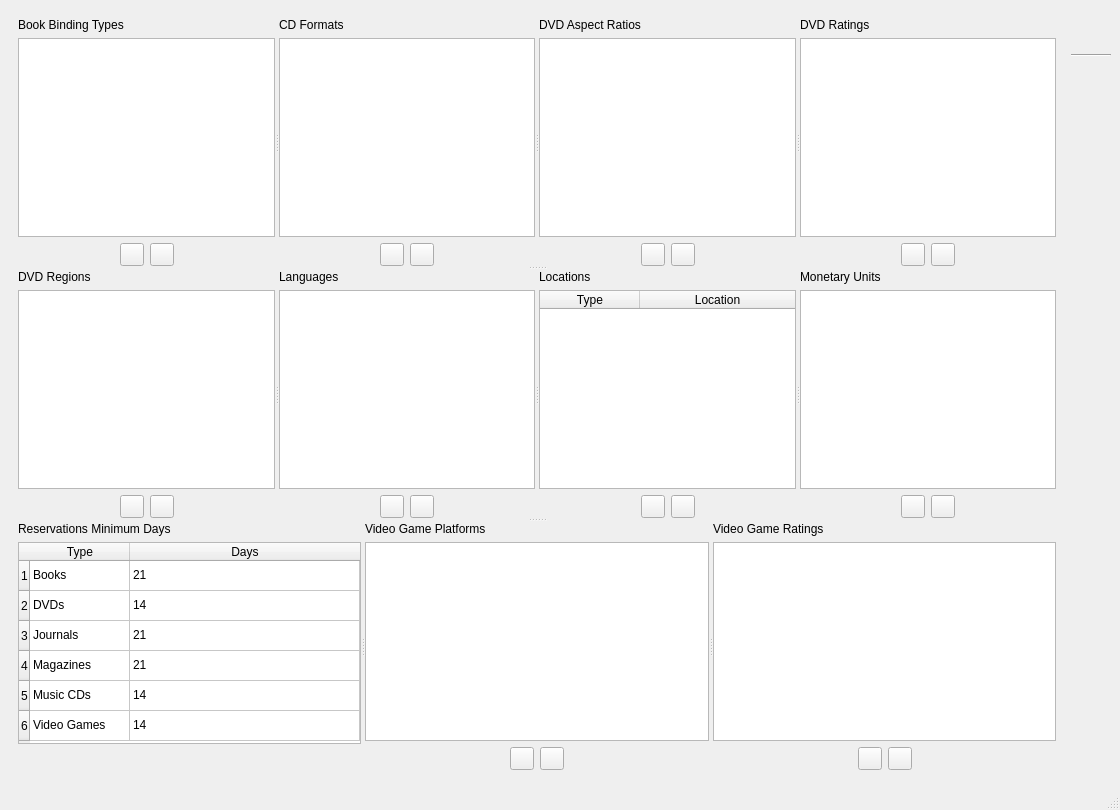
<?xml version="1.0" encoding="UTF-8"?>
<ui version="4.0">
 <class>dbEnumerations</class>
 <widget class="QMainWindow" name="dbEnumerations">
  <property name="geometry">
   <rect>
    <x>0</x>
    <y>0</y>
    <width>1120</width>
    <height>810</height>
   </rect>
  </property>
  <property name="windowTitle">
   <string>BiblioteQ: Database Enumerations Browser</string>
  </property>
  <property name="windowIcon">
   <iconset resource="../Icons/icons.qrc">
    <normaloff>:/book.png</normaloff>:/book.png</iconset>
  </property>
  <widget class="QWidget" name="centralwidget">
   <layout class="QHBoxLayout">
    <item>
     <widget class="QFrame" name="frame">
      <layout class="QHBoxLayout" name="horizontalLayout_8">
       <item>
        <widget class="QSplitter" name="splitter_4">
         <property name="orientation">
          <enum>Qt::Vertical</enum>
         </property>
         <widget class="QSplitter" name="splitter">
          <property name="orientation">
           <enum>Qt::Horizontal</enum>
          </property>
          <widget class="QWidget" name="layoutWidget_11">
           <layout class="QVBoxLayout" name="verticalLayout_7">
            <item>
             <widget class="QLabel" name="label_7">
              <property name="text">
               <string>Book Binding Types</string>
              </property>
             </widget>
            </item>
            <item>
             <widget class="QListWidget" name="bookBindingsList"/>
            </item>
            <item>
             <layout class="QHBoxLayout" name="horizontalLayout_7">
              <item>
               <spacer name="horizontalSpacer_13">
                <property name="orientation">
                 <enum>Qt::Horizontal</enum>
                </property>
                <property name="sizeHint" stdset="0">
                 <size>
                  <width>40</width>
                  <height>20</height>
                 </size>
                </property>
               </spacer>
              </item>
              <item>
               <widget class="QToolButton" name="addBookBinding">
                <property name="toolTip">
                 <string>Add CD Format</string>
                </property>
                <property name="icon">
                 <iconset resource="../Icons/icons.qrc">
                  <normaloff>:/16x16/add.png</normaloff>:/16x16/add.png</iconset>
                </property>
                <property name="iconSize">
                 <size>
                  <width>16</width>
                  <height>16</height>
                 </size>
                </property>
               </widget>
              </item>
              <item>
               <widget class="QToolButton" name="removeBookBinding">
                <property name="toolTip">
                 <string>Remove CD Format</string>
                </property>
                <property name="icon">
                 <iconset resource="../Icons/icons.qrc">
                  <normaloff>:/16x16/eraser.png</normaloff>:/16x16/eraser.png</iconset>
                </property>
                <property name="iconSize">
                 <size>
                  <width>16</width>
                  <height>16</height>
                 </size>
                </property>
               </widget>
              </item>
              <item>
               <spacer name="horizontalSpacer_14">
                <property name="orientation">
                 <enum>Qt::Horizontal</enum>
                </property>
                <property name="sizeHint" stdset="0">
                 <size>
                  <width>40</width>
                  <height>20</height>
                 </size>
                </property>
               </spacer>
              </item>
             </layout>
            </item>
           </layout>
          </widget>
          <widget class="QWidget" name="layoutWidget_1">
           <layout class="QVBoxLayout" name="verticalLayout_4">
            <item>
             <widget class="QLabel" name="label_4">
              <property name="text">
               <string>CD Formats</string>
              </property>
             </widget>
            </item>
            <item>
             <widget class="QListWidget" name="cdFormatsList"/>
            </item>
            <item>
             <layout class="QHBoxLayout" name="horizontalLayout_4">
              <item>
               <spacer name="horizontalSpacer_7">
                <property name="orientation">
                 <enum>Qt::Horizontal</enum>
                </property>
                <property name="sizeHint" stdset="0">
                 <size>
                  <width>40</width>
                  <height>20</height>
                 </size>
                </property>
               </spacer>
              </item>
              <item>
               <widget class="QToolButton" name="addCdFormat">
                <property name="toolTip">
                 <string>Add CD Format</string>
                </property>
                <property name="icon">
                 <iconset resource="../Icons/icons.qrc">
                  <normaloff>:/16x16/add.png</normaloff>:/16x16/add.png</iconset>
                </property>
                <property name="iconSize">
                 <size>
                  <width>16</width>
                  <height>16</height>
                 </size>
                </property>
               </widget>
              </item>
              <item>
               <widget class="QToolButton" name="removeCdFormat">
                <property name="toolTip">
                 <string>Remove CD Format</string>
                </property>
                <property name="icon">
                 <iconset resource="../Icons/icons.qrc">
                  <normaloff>:/16x16/eraser.png</normaloff>:/16x16/eraser.png</iconset>
                </property>
                <property name="iconSize">
                 <size>
                  <width>16</width>
                  <height>16</height>
                 </size>
                </property>
               </widget>
              </item>
              <item>
               <spacer name="horizontalSpacer_8">
                <property name="orientation">
                 <enum>Qt::Horizontal</enum>
                </property>
                <property name="sizeHint" stdset="0">
                 <size>
                  <width>40</width>
                  <height>20</height>
                 </size>
                </property>
               </spacer>
              </item>
             </layout>
            </item>
           </layout>
          </widget>
          <widget class="QWidget" name="layoutWidget_2">
           <layout class="QVBoxLayout" name="verticalLayout_5">
            <item>
             <widget class="QLabel" name="label_5">
              <property name="text">
               <string>DVD Aspect Ratios</string>
              </property>
             </widget>
            </item>
            <item>
             <widget class="QListWidget" name="dvdAspectRatiosList"/>
            </item>
            <item>
             <layout class="QHBoxLayout" name="horizontalLayout_5">
              <item>
               <spacer name="horizontalSpacer_9">
                <property name="orientation">
                 <enum>Qt::Horizontal</enum>
                </property>
                <property name="sizeHint" stdset="0">
                 <size>
                  <width>40</width>
                  <height>20</height>
                 </size>
                </property>
               </spacer>
              </item>
              <item>
               <widget class="QToolButton" name="addDvdAspectRatio">
                <property name="toolTip">
                 <string>Add DVD Aspect Ratio</string>
                </property>
                <property name="icon">
                 <iconset resource="../Icons/icons.qrc">
                  <normaloff>:/16x16/add.png</normaloff>:/16x16/add.png</iconset>
                </property>
                <property name="iconSize">
                 <size>
                  <width>16</width>
                  <height>16</height>
                 </size>
                </property>
               </widget>
              </item>
              <item>
               <widget class="QToolButton" name="removeDvdAspectRatio">
                <property name="toolTip">
                 <string>Remove DVD Aspect Ratio</string>
                </property>
                <property name="icon">
                 <iconset resource="../Icons/icons.qrc">
                  <normaloff>:/16x16/eraser.png</normaloff>:/16x16/eraser.png</iconset>
                </property>
                <property name="iconSize">
                 <size>
                  <width>16</width>
                  <height>16</height>
                 </size>
                </property>
               </widget>
              </item>
              <item>
               <spacer name="horizontalSpacer_10">
                <property name="orientation">
                 <enum>Qt::Horizontal</enum>
                </property>
                <property name="sizeHint" stdset="0">
                 <size>
                  <width>40</width>
                  <height>20</height>
                 </size>
                </property>
               </spacer>
              </item>
             </layout>
            </item>
           </layout>
          </widget>
          <widget class="QWidget" name="layoutWidget_3">
           <layout class="QVBoxLayout" name="verticalLayout_6">
            <item>
             <widget class="QLabel" name="label_6">
              <property name="text">
               <string>DVD Ratings</string>
              </property>
             </widget>
            </item>
            <item>
             <widget class="QListWidget" name="dvdRatingsList"/>
            </item>
            <item>
             <layout class="QHBoxLayout" name="horizontalLayout_6">
              <item>
               <spacer name="horizontalSpacer_11">
                <property name="orientation">
                 <enum>Qt::Horizontal</enum>
                </property>
                <property name="sizeHint" stdset="0">
                 <size>
                  <width>40</width>
                  <height>20</height>
                 </size>
                </property>
               </spacer>
              </item>
              <item>
               <widget class="QToolButton" name="addDvdRating">
                <property name="toolTip">
                 <string>Add DVD Rating</string>
                </property>
                <property name="icon">
                 <iconset resource="../Icons/icons.qrc">
                  <normaloff>:/16x16/add.png</normaloff>:/16x16/add.png</iconset>
                </property>
                <property name="iconSize">
                 <size>
                  <width>16</width>
                  <height>16</height>
                 </size>
                </property>
               </widget>
              </item>
              <item>
               <widget class="QToolButton" name="removeDvdRating">
                <property name="toolTip">
                 <string>Remove DVD Rating</string>
                </property>
                <property name="icon">
                 <iconset resource="../Icons/icons.qrc">
                  <normaloff>:/16x16/eraser.png</normaloff>:/16x16/eraser.png</iconset>
                </property>
                <property name="iconSize">
                 <size>
                  <width>16</width>
                  <height>16</height>
                 </size>
                </property>
               </widget>
              </item>
              <item>
               <spacer name="horizontalSpacer_12">
                <property name="orientation">
                 <enum>Qt::Horizontal</enum>
                </property>
                <property name="sizeHint" stdset="0">
                 <size>
                  <width>40</width>
                  <height>20</height>
                 </size>
                </property>
               </spacer>
              </item>
             </layout>
            </item>
           </layout>
          </widget>
         </widget>
         <widget class="QSplitter" name="splitter_2">
          <property name="orientation">
           <enum>Qt::Horizontal</enum>
          </property>
          <widget class="QWidget" name="layoutWidget_4">
           <layout class="QVBoxLayout" name="verticalLayout_13">
            <item>
             <widget class="QLabel" name="label_13">
              <property name="text">
               <string>DVD Regions</string>
              </property>
             </widget>
            </item>
            <item>
             <widget class="QListWidget" name="dvdRegionsList"/>
            </item>
            <item>
             <layout class="QHBoxLayout" name="horizontalLayout_13">
              <item>
               <spacer name="horizontalSpacer_25">
                <property name="orientation">
                 <enum>Qt::Horizontal</enum>
                </property>
                <property name="sizeHint" stdset="0">
                 <size>
                  <width>40</width>
                  <height>20</height>
                 </size>
                </property>
               </spacer>
              </item>
              <item>
               <widget class="QToolButton" name="addDvdRegion">
                <property name="toolTip">
                 <string>Add DVD Region</string>
                </property>
                <property name="icon">
                 <iconset resource="../Icons/icons.qrc">
                  <normaloff>:/16x16/add.png</normaloff>:/16x16/add.png</iconset>
                </property>
                <property name="iconSize">
                 <size>
                  <width>16</width>
                  <height>16</height>
                 </size>
                </property>
               </widget>
              </item>
              <item>
               <widget class="QToolButton" name="removeDvdRegion">
                <property name="toolTip">
                 <string>Remove DVD Region</string>
                </property>
                <property name="icon">
                 <iconset resource="../Icons/icons.qrc">
                  <normaloff>:/16x16/eraser.png</normaloff>:/16x16/eraser.png</iconset>
                </property>
                <property name="iconSize">
                 <size>
                  <width>16</width>
                  <height>16</height>
                 </size>
                </property>
               </widget>
              </item>
              <item>
               <spacer name="horizontalSpacer_26">
                <property name="orientation">
                 <enum>Qt::Horizontal</enum>
                </property>
                <property name="sizeHint" stdset="0">
                 <size>
                  <width>40</width>
                  <height>20</height>
                 </size>
                </property>
               </spacer>
              </item>
             </layout>
            </item>
           </layout>
          </widget>
          <widget class="QWidget" name="layoutWidget_5">
           <layout class="QVBoxLayout" name="verticalLayout_2">
            <item>
             <widget class="QLabel" name="label_2">
              <property name="text">
               <string>Languages</string>
              </property>
             </widget>
            </item>
            <item>
             <widget class="QListWidget" name="languagesList"/>
            </item>
            <item>
             <layout class="QHBoxLayout" name="horizontalLayout_2">
              <item>
               <spacer name="horizontalSpacer_3">
                <property name="orientation">
                 <enum>Qt::Horizontal</enum>
                </property>
                <property name="sizeHint" stdset="0">
                 <size>
                  <width>40</width>
                  <height>20</height>
                 </size>
                </property>
               </spacer>
              </item>
              <item>
               <widget class="QToolButton" name="addLanguage">
                <property name="toolTip">
                 <string>Add Language</string>
                </property>
                <property name="icon">
                 <iconset resource="../Icons/icons.qrc">
                  <normaloff>:/16x16/add.png</normaloff>:/16x16/add.png</iconset>
                </property>
                <property name="iconSize">
                 <size>
                  <width>16</width>
                  <height>16</height>
                 </size>
                </property>
               </widget>
              </item>
              <item>
               <widget class="QToolButton" name="removeLanguage">
                <property name="toolTip">
                 <string>Remove Language</string>
                </property>
                <property name="icon">
                 <iconset resource="../Icons/icons.qrc">
                  <normaloff>:/16x16/eraser.png</normaloff>:/16x16/eraser.png</iconset>
                </property>
                <property name="iconSize">
                 <size>
                  <width>16</width>
                  <height>16</height>
                 </size>
                </property>
               </widget>
              </item>
              <item>
               <spacer name="horizontalSpacer_4">
                <property name="orientation">
                 <enum>Qt::Horizontal</enum>
                </property>
                <property name="sizeHint" stdset="0">
                 <size>
                  <width>40</width>
                  <height>20</height>
                 </size>
                </property>
               </spacer>
              </item>
             </layout>
            </item>
           </layout>
          </widget>
          <widget class="QWidget" name="layoutWidget_6">
           <layout class="QVBoxLayout" name="_3">
            <item>
             <widget class="QLabel" name="label">
              <property name="text">
               <string>Locations</string>
              </property>
             </widget>
            </item>
            <item>
             <widget class="QTableWidget" name="locationsTable">
              <attribute name="horizontalHeaderStretchLastSection">
               <bool>true</bool>
              </attribute>
              <column>
               <property name="text">
                <string>Type</string>
               </property>
              </column>
              <column>
               <property name="text">
                <string>Location</string>
               </property>
              </column>
             </widget>
            </item>
            <item>
             <layout class="QHBoxLayout" name="horizontalLayout">
              <item>
               <spacer name="horizontalSpacer">
                <property name="orientation">
                 <enum>Qt::Horizontal</enum>
                </property>
                <property name="sizeHint" stdset="0">
                 <size>
                  <width>40</width>
                  <height>20</height>
                 </size>
                </property>
               </spacer>
              </item>
              <item>
               <widget class="QToolButton" name="addLocation">
                <property name="toolTip">
                 <string>Add Location</string>
                </property>
                <property name="icon">
                 <iconset resource="../Icons/icons.qrc">
                  <normaloff>:/16x16/add.png</normaloff>:/16x16/add.png</iconset>
                </property>
                <property name="iconSize">
                 <size>
                  <width>16</width>
                  <height>16</height>
                 </size>
                </property>
               </widget>
              </item>
              <item>
               <widget class="QToolButton" name="removeLocation">
                <property name="toolTip">
                 <string>Remove Location</string>
                </property>
                <property name="icon">
                 <iconset resource="../Icons/icons.qrc">
                  <normaloff>:/16x16/eraser.png</normaloff>:/16x16/eraser.png</iconset>
                </property>
                <property name="iconSize">
                 <size>
                  <width>16</width>
                  <height>16</height>
                 </size>
                </property>
               </widget>
              </item>
              <item>
               <spacer name="horizontalSpacer_2">
                <property name="orientation">
                 <enum>Qt::Horizontal</enum>
                </property>
                <property name="sizeHint" stdset="0">
                 <size>
                  <width>40</width>
                  <height>20</height>
                 </size>
                </property>
               </spacer>
              </item>
             </layout>
            </item>
           </layout>
          </widget>
          <widget class="QWidget" name="layoutWidget_7">
           <layout class="QVBoxLayout" name="verticalLayout_3">
            <item>
             <widget class="QLabel" name="label_3">
              <property name="text">
               <string>Monetary Units</string>
              </property>
             </widget>
            </item>
            <item>
             <widget class="QListWidget" name="monetaryUnitsList"/>
            </item>
            <item>
             <layout class="QHBoxLayout" name="horizontalLayout_3">
              <item>
               <spacer name="horizontalSpacer_5">
                <property name="orientation">
                 <enum>Qt::Horizontal</enum>
                </property>
                <property name="sizeHint" stdset="0">
                 <size>
                  <width>40</width>
                  <height>20</height>
                 </size>
                </property>
               </spacer>
              </item>
              <item>
               <widget class="QToolButton" name="addMonetaryUnit">
                <property name="toolTip">
                 <string>Add Monetary Unit</string>
                </property>
                <property name="icon">
                 <iconset resource="../Icons/icons.qrc">
                  <normaloff>:/16x16/add.png</normaloff>:/16x16/add.png</iconset>
                </property>
                <property name="iconSize">
                 <size>
                  <width>16</width>
                  <height>16</height>
                 </size>
                </property>
               </widget>
              </item>
              <item>
               <widget class="QToolButton" name="removeMonetaryUnit">
                <property name="toolTip">
                 <string>Remove Monetary Unit</string>
                </property>
                <property name="icon">
                 <iconset resource="../Icons/icons.qrc">
                  <normaloff>:/16x16/eraser.png</normaloff>:/16x16/eraser.png</iconset>
                </property>
                <property name="iconSize">
                 <size>
                  <width>16</width>
                  <height>16</height>
                 </size>
                </property>
               </widget>
              </item>
              <item>
               <spacer name="horizontalSpacer_6">
                <property name="orientation">
                 <enum>Qt::Horizontal</enum>
                </property>
                <property name="sizeHint" stdset="0">
                 <size>
                  <width>40</width>
                  <height>20</height>
                 </size>
                </property>
               </spacer>
              </item>
             </layout>
            </item>
           </layout>
          </widget>
         </widget>
         <widget class="QSplitter" name="splitter_3">
          <property name="orientation">
           <enum>Qt::Horizontal</enum>
          </property>
          <widget class="QWidget" name="layoutWidget_8">
           <layout class="QVBoxLayout" name="verticalLayout_14">
            <item>
             <widget class="QLabel" name="label_14">
              <property name="text">
               <string>Reservations Minimum Days</string>
              </property>
             </widget>
            </item>
            <item>
             <widget class="QTableWidget" name="minimumDaysTable">
              <attribute name="horizontalHeaderStretchLastSection">
               <bool>true</bool>
              </attribute>
              <row>
               <property name="text">
                <string>1</string>
               </property>
              </row>
              <row>
               <property name="text">
                <string>2</string>
               </property>
              </row>
              <row>
               <property name="text">
                <string>3</string>
               </property>
              </row>
              <row>
               <property name="text">
                <string>4</string>
               </property>
              </row>
              <row>
               <property name="text">
                <string>5</string>
               </property>
              </row>
              <row>
               <property name="text">
                <string>6</string>
               </property>
              </row>
              <column>
               <property name="text">
                <string>Type</string>
               </property>
              </column>
              <column>
               <property name="text">
                <string>Days</string>
               </property>
              </column>
              <item row="0" column="0">
               <property name="text">
                <string>Books</string>
               </property>
               <property name="flags">
                <set>ItemIsSelectable|ItemIsDragEnabled|ItemIsEnabled</set>
               </property>
              </item>
              <item row="0" column="1">
               <property name="text">
                <string>21</string>
               </property>
               <property name="flags">
                <set>ItemIsSelectable|ItemIsEditable|ItemIsDragEnabled|ItemIsUserCheckable|ItemIsEnabled</set>
               </property>
              </item>
              <item row="1" column="0">
               <property name="text">
                <string>DVDs</string>
               </property>
               <property name="flags">
                <set>ItemIsSelectable|ItemIsDragEnabled|ItemIsEnabled</set>
               </property>
              </item>
              <item row="1" column="1">
               <property name="text">
                <string>14</string>
               </property>
               <property name="flags">
                <set>ItemIsSelectable|ItemIsEditable|ItemIsDragEnabled|ItemIsUserCheckable|ItemIsEnabled</set>
               </property>
              </item>
              <item row="2" column="0">
               <property name="text">
                <string>Journals</string>
               </property>
               <property name="flags">
                <set>ItemIsSelectable|ItemIsDragEnabled|ItemIsEnabled</set>
               </property>
              </item>
              <item row="2" column="1">
               <property name="text">
                <string>21</string>
               </property>
               <property name="flags">
                <set>ItemIsSelectable|ItemIsEditable|ItemIsDragEnabled|ItemIsUserCheckable|ItemIsEnabled</set>
               </property>
              </item>
              <item row="3" column="0">
               <property name="text">
                <string>Magazines</string>
               </property>
               <property name="flags">
                <set>ItemIsSelectable|ItemIsDragEnabled|ItemIsEnabled</set>
               </property>
              </item>
              <item row="3" column="1">
               <property name="text">
                <string>21</string>
               </property>
               <property name="flags">
                <set>ItemIsSelectable|ItemIsEditable|ItemIsDragEnabled|ItemIsUserCheckable|ItemIsEnabled</set>
               </property>
              </item>
              <item row="4" column="0">
               <property name="text">
                <string>Music CDs</string>
               </property>
               <property name="flags">
                <set>ItemIsSelectable|ItemIsDragEnabled|ItemIsEnabled</set>
               </property>
              </item>
              <item row="4" column="1">
               <property name="text">
                <string>14</string>
               </property>
               <property name="flags">
                <set>ItemIsSelectable|ItemIsEditable|ItemIsDragEnabled|ItemIsUserCheckable|ItemIsEnabled</set>
               </property>
              </item>
              <item row="5" column="0">
               <property name="text">
                <string>Video Games</string>
               </property>
               <property name="flags">
                <set>ItemIsSelectable|ItemIsDragEnabled|ItemIsEnabled</set>
               </property>
              </item>
              <item row="5" column="1">
               <property name="text">
                <string>14</string>
               </property>
               <property name="flags">
                <set>ItemIsSelectable|ItemIsEditable|ItemIsDragEnabled|ItemIsUserCheckable|ItemIsEnabled</set>
               </property>
              </item>
             </widget>
            </item>
            <item>
             <layout class="QHBoxLayout" name="horizontalLayout_16">
              <item>
               <spacer name="horizontalSpacer_31">
                <property name="orientation">
                 <enum>Qt::Horizontal</enum>
                </property>
                <property name="sizeHint" stdset="0">
                 <size>
                  <width>40</width>
                  <height>20</height>
                 </size>
                </property>
               </spacer>
              </item>
              <item>
               <widget class="QLabel" name="emptyLabel">
                <property name="text">
                 <string/>
                </property>
               </widget>
              </item>
              <item>
               <spacer name="horizontalSpacer_32">
                <property name="orientation">
                 <enum>Qt::Horizontal</enum>
                </property>
                <property name="sizeHint" stdset="0">
                 <size>
                  <width>40</width>
                  <height>20</height>
                 </size>
                </property>
               </spacer>
              </item>
             </layout>
            </item>
           </layout>
          </widget>
          <widget class="QWidget" name="layoutWidget_9">
           <layout class="QVBoxLayout" name="verticalLayout_16">
            <item>
             <widget class="QLabel" name="label_16">
              <property name="text">
               <string>Video Game Platforms</string>
              </property>
             </widget>
            </item>
            <item>
             <widget class="QListWidget" name="videoGamePlatformsList"/>
            </item>
            <item>
             <layout class="QHBoxLayout" name="horizontalLayout_15">
              <item>
               <spacer name="horizontalSpacer_29">
                <property name="orientation">
                 <enum>Qt::Horizontal</enum>
                </property>
                <property name="sizeHint" stdset="0">
                 <size>
                  <width>40</width>
                  <height>20</height>
                 </size>
                </property>
               </spacer>
              </item>
              <item>
               <widget class="QToolButton" name="addVideoGamePlatform">
                <property name="toolTip">
                 <string>Add Video Game Platform</string>
                </property>
                <property name="icon">
                 <iconset resource="../Icons/icons.qrc">
                  <normaloff>:/16x16/add.png</normaloff>:/16x16/add.png</iconset>
                </property>
                <property name="iconSize">
                 <size>
                  <width>16</width>
                  <height>16</height>
                 </size>
                </property>
               </widget>
              </item>
              <item>
               <widget class="QToolButton" name="removeVideoGamePlatform">
                <property name="toolTip">
                 <string>Remove Video Game Platform</string>
                </property>
                <property name="icon">
                 <iconset resource="../Icons/icons.qrc">
                  <normaloff>:/16x16/eraser.png</normaloff>:/16x16/eraser.png</iconset>
                </property>
                <property name="iconSize">
                 <size>
                  <width>16</width>
                  <height>16</height>
                 </size>
                </property>
               </widget>
              </item>
              <item>
               <spacer name="horizontalSpacer_30">
                <property name="orientation">
                 <enum>Qt::Horizontal</enum>
                </property>
                <property name="sizeHint" stdset="0">
                 <size>
                  <width>40</width>
                  <height>20</height>
                 </size>
                </property>
               </spacer>
              </item>
             </layout>
            </item>
           </layout>
          </widget>
          <widget class="QWidget" name="layoutWidget_10">
           <layout class="QVBoxLayout" name="verticalLayout_15">
            <item>
             <widget class="QLabel" name="label_15">
              <property name="text">
               <string>Video Game Ratings</string>
              </property>
             </widget>
            </item>
            <item>
             <widget class="QListWidget" name="videoGameRatingsList"/>
            </item>
            <item>
             <layout class="QHBoxLayout" name="horizontalLayout_14">
              <item>
               <spacer name="horizontalSpacer_27">
                <property name="orientation">
                 <enum>Qt::Horizontal</enum>
                </property>
                <property name="sizeHint" stdset="0">
                 <size>
                  <width>40</width>
                  <height>20</height>
                 </size>
                </property>
               </spacer>
              </item>
              <item>
               <widget class="QToolButton" name="addVideoGameRating">
                <property name="toolTip">
                 <string>Add Video Game Rating</string>
                </property>
                <property name="icon">
                 <iconset resource="../Icons/icons.qrc">
                  <normaloff>:/16x16/add.png</normaloff>:/16x16/add.png</iconset>
                </property>
                <property name="iconSize">
                 <size>
                  <width>16</width>
                  <height>16</height>
                 </size>
                </property>
               </widget>
              </item>
              <item>
               <widget class="QToolButton" name="removeVideoGameRating">
                <property name="toolTip">
                 <string>Remove Video Game Rating</string>
                </property>
                <property name="icon">
                 <iconset resource="../Icons/icons.qrc">
                  <normaloff>:/16x16/eraser.png</normaloff>:/16x16/eraser.png</iconset>
                </property>
                <property name="iconSize">
                 <size>
                  <width>16</width>
                  <height>16</height>
                 </size>
                </property>
               </widget>
              </item>
              <item>
               <spacer name="horizontalSpacer_28">
                <property name="orientation">
                 <enum>Qt::Horizontal</enum>
                </property>
                <property name="sizeHint" stdset="0">
                 <size>
                  <width>40</width>
                  <height>20</height>
                 </size>
                </property>
               </spacer>
              </item>
             </layout>
            </item>
           </layout>
          </widget>
         </widget>
        </widget>
       </item>
      </layout>
     </widget>
    </item>
    <item>
     <layout class="QVBoxLayout" name="_2">
      <item>
       <widget class="QToolButton" name="saveButton">
        <property name="toolTip">
         <string>Save Changes</string>
        </property>
        <property name="icon">
         <iconset resource="../Icons/icons.qrc">
          <normaloff>:/32x32/save.png</normaloff>:/32x32/save.png</iconset>
        </property>
        <property name="iconSize">
         <size>
          <width>32</width>
          <height>32</height>
         </size>
        </property>
        <property name="autoRaise">
         <bool>true</bool>
        </property>
       </widget>
      </item>
      <item>
       <widget class="Line" name="line">
        <property name="orientation">
         <enum>Qt::Horizontal</enum>
        </property>
       </widget>
      </item>
      <item>
       <widget class="QToolButton" name="reloadButton">
        <property name="toolTip">
         <string>Refresh</string>
        </property>
        <property name="icon">
         <iconset resource="../Icons/icons.qrc">
          <normaloff>:/32x32/reload.png</normaloff>:/32x32/reload.png</iconset>
        </property>
        <property name="iconSize">
         <size>
          <width>32</width>
          <height>32</height>
         </size>
        </property>
        <property name="autoRaise">
         <bool>true</bool>
        </property>
       </widget>
      </item>
      <item>
       <spacer name="spacer">
        <property name="orientation">
         <enum>Qt::Vertical</enum>
        </property>
        <property name="sizeHint" stdset="0">
         <size>
          <width>20</width>
          <height>40</height>
         </size>
        </property>
       </spacer>
      </item>
      <item>
       <widget class="QToolButton" name="cancelButton">
        <property name="toolTip">
         <string>Close Browser</string>
        </property>
        <property name="icon">
         <iconset resource="../Icons/icons.qrc">
          <normaloff>:/32x32/cancel.png</normaloff>:/32x32/cancel.png</iconset>
        </property>
        <property name="iconSize">
         <size>
          <width>32</width>
          <height>32</height>
         </size>
        </property>
        <property name="autoRaise">
         <bool>true</bool>
        </property>
       </widget>
      </item>
     </layout>
    </item>
   </layout>
  </widget>
  <widget class="QStatusBar" name="statusbar"/>
 </widget>
 <tabstops>
  <tabstop>bookBindingsList</tabstop>
  <tabstop>addBookBinding</tabstop>
  <tabstop>removeBookBinding</tabstop>
  <tabstop>cdFormatsList</tabstop>
  <tabstop>addCdFormat</tabstop>
  <tabstop>removeCdFormat</tabstop>
  <tabstop>dvdAspectRatiosList</tabstop>
  <tabstop>addDvdAspectRatio</tabstop>
  <tabstop>removeDvdAspectRatio</tabstop>
  <tabstop>dvdRatingsList</tabstop>
  <tabstop>addDvdRating</tabstop>
  <tabstop>removeDvdRating</tabstop>
  <tabstop>dvdRegionsList</tabstop>
  <tabstop>addDvdRegion</tabstop>
  <tabstop>removeDvdRegion</tabstop>
  <tabstop>languagesList</tabstop>
  <tabstop>addLanguage</tabstop>
  <tabstop>removeLanguage</tabstop>
  <tabstop>locationsTable</tabstop>
  <tabstop>addLocation</tabstop>
  <tabstop>removeLocation</tabstop>
  <tabstop>monetaryUnitsList</tabstop>
  <tabstop>addMonetaryUnit</tabstop>
  <tabstop>removeMonetaryUnit</tabstop>
  <tabstop>minimumDaysTable</tabstop>
  <tabstop>videoGamePlatformsList</tabstop>
  <tabstop>addVideoGamePlatform</tabstop>
  <tabstop>removeVideoGamePlatform</tabstop>
  <tabstop>videoGameRatingsList</tabstop>
  <tabstop>addVideoGameRating</tabstop>
  <tabstop>removeVideoGameRating</tabstop>
  <tabstop>saveButton</tabstop>
  <tabstop>reloadButton</tabstop>
  <tabstop>cancelButton</tabstop>
 </tabstops>
 <resources>
  <include location="../Icons/icons.qrc"/>
 </resources>
 <connections/>
</ui>
